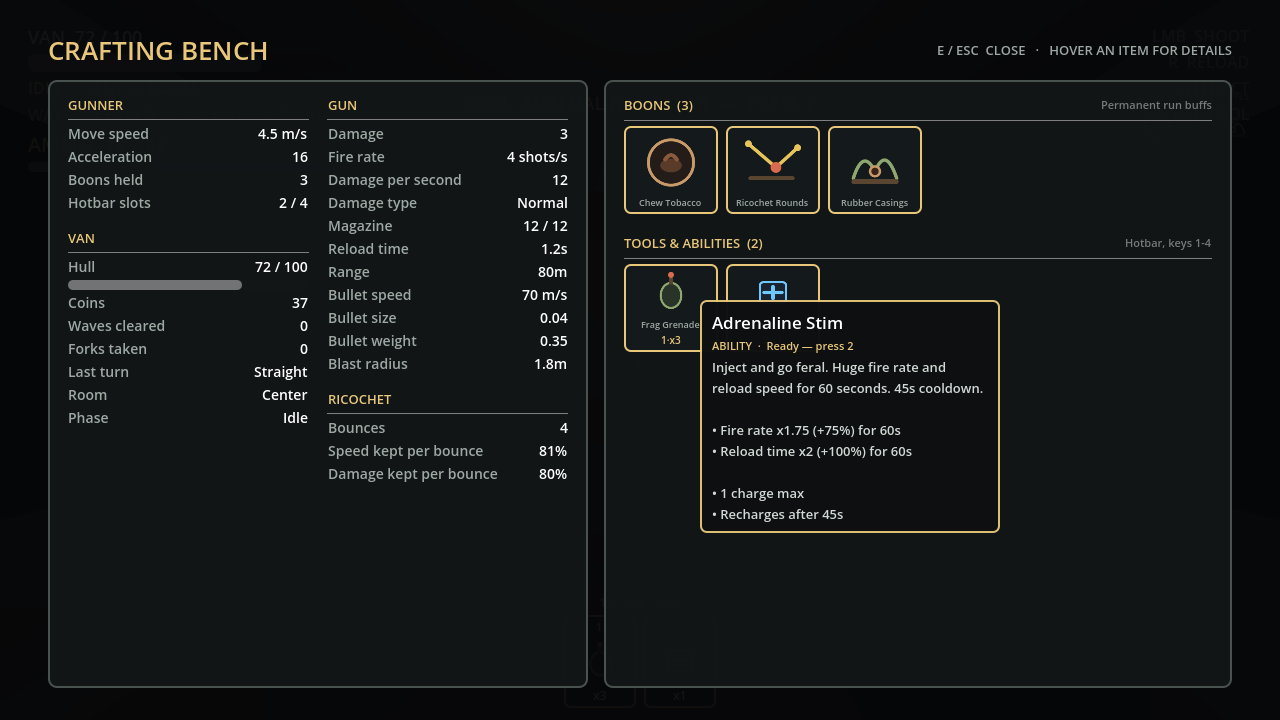
#> input picture tools/bench_preview.png, 1280 x 720 px; its folder holds only this picture in this run
$ python stipple.py bench_preview.png
#> lines starting #> are read from the running program, lines starting #| are printed output that depends on the picture
#!/usr/bin/env python3
"""Stipple meter: `py -3 tools/stipple.py <png or folder>... [--mark DIR] [--box X0,Y0,X1,Y1]`.

A stipple pixel is an isolated dark pixel: its luminance is at most DARK_RATIO
(0.4) of the median of its 3x3 neighbourhood, and that median is at least
MIN_SURROUND (30 of 255), so lit skin counts and the night does not. Prints
`STIPPLE <n> <file>` per picture and `STIPPLE TOTAL`.
Two softer outlier rules run beside it, on the same median (at least
MIN_SURROUND) and at least MIN_STEP (6 of 255) away from it: a light pixel is
at least LIGHT_RATIO (1.25) of the median, a dim pixel at most DIM_RATIO (0.8)
of it and not already dark (dark wins, so the two never overlap). Prints
`OUTLIER light <n> dim <n> <file>` per picture and `OUTLIER TOTAL`.
`--mark DIR` also saves each picture there with the counted pixels painted:
dark magenta, light cyan, dim yellow. `--box X0,Y0,X1,Y1` (pixels, X1 and Y1
exclusive) counts and marks only inside that box; the default is the whole
image. The count is only comparable between two shots of the same view. It
measures; it never fails.
"""
from __future__ import annotations

import argparse
import pathlib
import sys

from PIL import Image, ImageFilter

MIN_SURROUND = 30  # the 3x3 median must be at least this bright (0-255): lit skin, not the night
DARK_RATIO = 0.4  # a stipple pixel is at most this share of its 3x3 median
LIGHT_RATIO = 1.25  # a light outlier is at least this multiple of its 3x3 median
DIM_RATIO = 0.8  # a dim outlier is at most this share of its 3x3 median
MIN_STEP = 6  # a light or dim outlier is at least this far from the median (0-255)

DARK_COLOR = (255, 0, 255)
LIGHT_COLOR = (0, 255, 255)
DIM_COLOR = (255, 255, 0)


def count(
	path: pathlib.Path, mark: pathlib.Path | None, box: tuple[int, int, int, int] | None
) -> tuple[int, int, int]:
	"""(dark, light, dim) pixel counts in `path`; saves the marked copy into `mark` when given.

	Raises ValueError when `box` has no area after clipping to the image."""
	img = Image.open(path)
#> img is the input picture: PIL image 1280x720 RGB; mean R, G, B 20.6, 23.5, 23.8
	lum = img.convert("L")
	med = lum.filter(ImageFilter.MedianFilter(3))
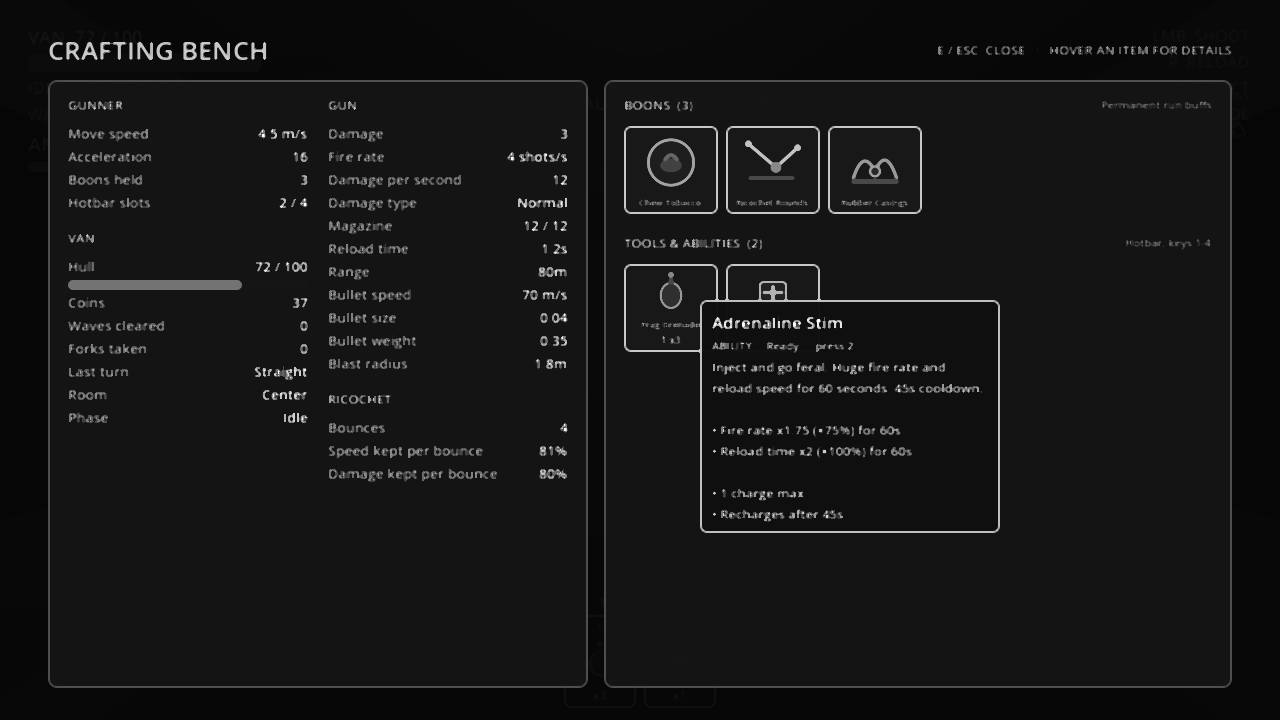
#> med: PIL image 1280x720 L; min 6, max 255, mean 21.6
	w = lum.width
#> w = 1280
	x0, y0, x1, y1 = 0, 0, w, lum.height
#> x0 = 0; y0 = 0; x1 = 1280; y1 = 720
	if box is not None:
		x0, y0 = max(box[0], 0), max(box[1], 0)
		x1, y1 = min(box[2], w), min(box[3], lum.height)
		if x0 >= x1 or y0 >= y1:
			raise ValueError("empty box")
	a = lum.tobytes()
	m = med.tobytes()
	dark: list[int] = []
	light: list[int] = []
	dim: list[int] = []
	for y in range(y0, y1):
		for i in range(y * w + x0, y * w + x1):
			if m[i] < MIN_SURROUND:
				continue
			if a[i] <= DARK_RATIO * m[i]:
				dark.append(i)
			elif a[i] >= LIGHT_RATIO * m[i] and a[i] - m[i] >= MIN_STEP:
				light.append(i)
			elif a[i] <= DIM_RATIO * m[i] and m[i] - a[i] >= MIN_STEP:
				dim.append(i)
#> after the loop, dark = 2841 values from 55151 to 666366; dim = 2771 values from 56389 to 678116; light = 10386 values from 53827 to 879306
	if mark is not None:
		mark.mkdir(parents=True, exist_ok=True)
		out = img.convert("RGB")
		for hits, color in ((dark, DARK_COLOR), (light, LIGHT_COLOR), (dim, DIM_COLOR)):
			for i in hits:
				out.putpixel((i % w, i // w), color)
		out.save(mark / (path.stem + ".png"))
	return len(dark), len(light), len(dim)


def main() -> int:
	parser = argparse.ArgumentParser(description="Count isolated dark, light and dim pixels in PNG shots.")
	parser.add_argument("paths", nargs="+", type=pathlib.Path, help="PNG files or folders")
	parser.add_argument("--mark", type=pathlib.Path, default=None, help="save marked copies here")
	parser.add_argument("--box", default=None, help="count only inside X0,Y0,X1,Y1 (X1, Y1 exclusive)")
	args = parser.parse_args()
	box: tuple[int, int, int, int] | None = None
	if args.box is not None:
		try:
			parts = [int(s) for s in args.box.split(",")]
			if len(parts) != 4:
				raise ValueError("need four ints")
			box = (parts[0], parts[1], parts[2], parts[3])
		except ValueError:
			print(f"stipple: bad --box {args.box}", file=sys.stderr)
			return 2
	files: list[pathlib.Path] = []
	for p in args.paths:
		if not p.exists():
			print(f"stipple: missing {p}", file=sys.stderr)
			return 2
		files.extend(sorted(p.glob("*.png")) if p.is_dir() else [p])
	if not files:
		print("stipple: no png files", file=sys.stderr)
		return 2
	total = 0
	light_total = 0
	dim_total = 0
	for f in files:
		try:
			n, light, dim = count(f, args.mark, box)
#> n = 2841
		except ValueError:
			print(f"stipple: bad --box {args.box}", file=sys.stderr)
			return 2
		total += n
		light_total += light
		dim_total += dim
		print(f"STIPPLE {n} {f.name}")
#| STIPPLE 2841 bench_preview.png
		print(f"OUTLIER light {light} dim {dim} {f.name}")
#| OUTLIER light 10386 dim 2771 bench_preview.png
	print(f"STIPPLE TOTAL {total} ({len(files)} files)")
#| STIPPLE TOTAL 2841 (1 files)
	print(f"OUTLIER TOTAL light {light_total} dim {dim_total} ({len(files)} files)")
#| OUTLIER TOTAL light 10386 dim 2771 (1 files)
	return 0


if __name__ == "__main__":
	sys.exit(main())
#> (the program exits here)
